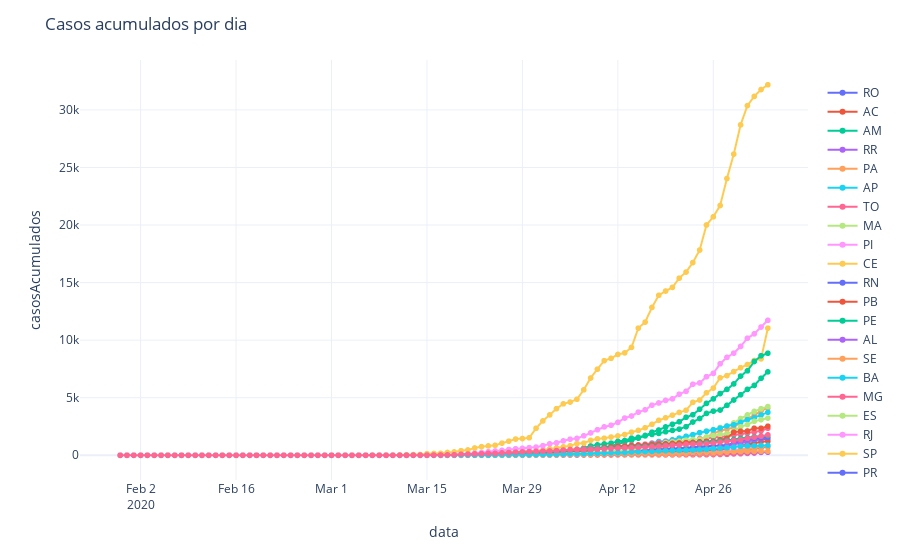

Notebook source saved alongside this figure:
### Code cell
fig = px.line(dadoslimpo, x='data', y='casosAcumulados',color="sigla",line_group="sigla", hover_name="sigla" , text='obitosAcumulados')
fig.update_layout(title='Casos acumulados por dia',legend_title='<b> </b>',
                   
                   showlegend=True, template="plotly_white",direction='clockwise',)
fig.show()
plotly.offline.plot(fig, filename='HTML/CasosAcumuladoEstadosDia.html', auto_open=False)
